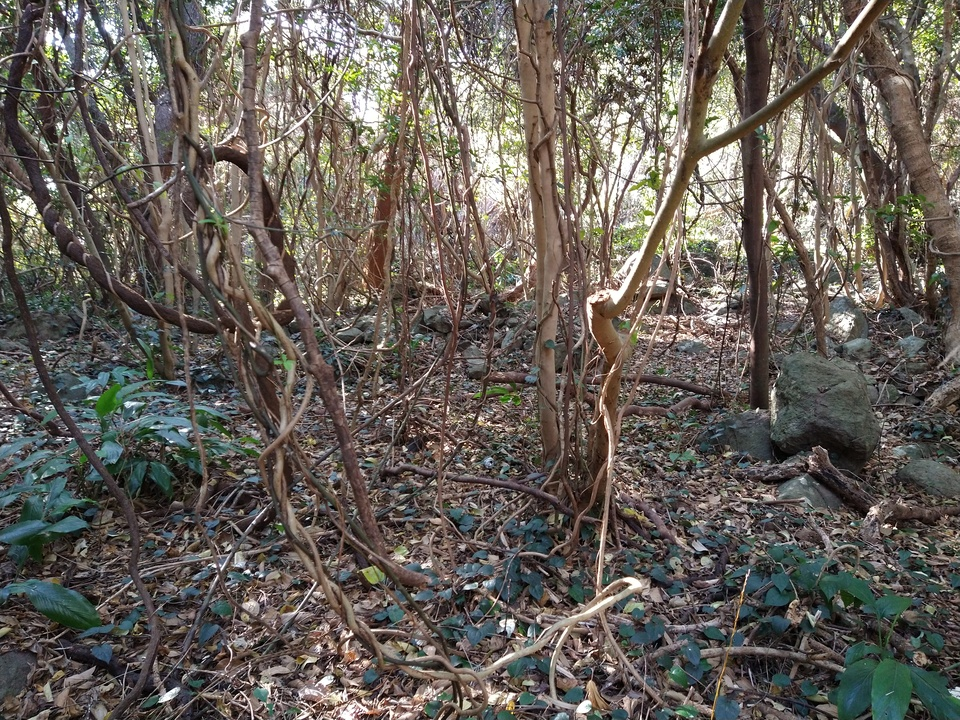
#> input picture original/forest.jpg, 960 x 720 px
$ python filter.py original/forest.jpg
#> lines starting #> are read from the running program, lines starting #| are printed output that depends on the picture
#> further down, pic is the input picture: shape (720, 960, 3); mean R, G, B 100.8, 95.1, 87.5
# 変換ロジックは https://qiita.com/Cartelet/items/5c1c012c132be3aa9608 を参考にした

from PIL import Image

import matplotlib.pyplot as plt
import numpy as np
import cv2
import sys

# (PIC: 元画像、R: 正方形領域の一辺)
def kuwahara(pic,r=5):
#> called with r = 5
    h,w,_=pic.shape
#> h = 720; w = 960
    pic=np.pad(pic,((r,r),(r,r),(0,0)),"edge")
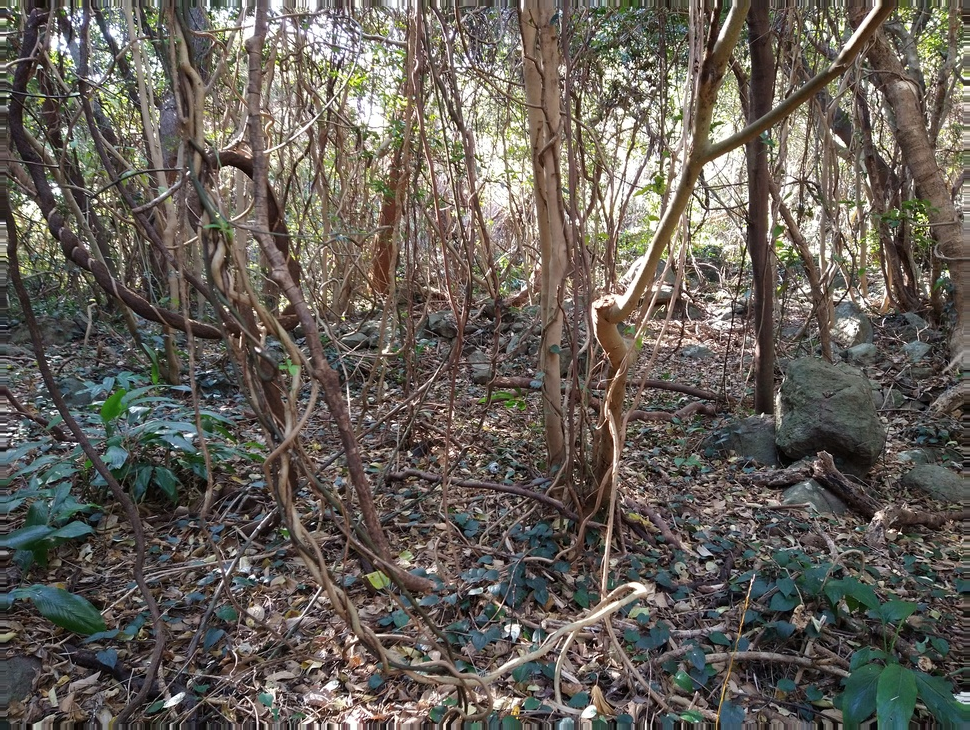
#> pic: shape (730, 970, 3); mean of channels 0, 1, 2 100.6, 95, 87.5; drawn as R, G, B
    ave,var=cv2.integral2(pic)
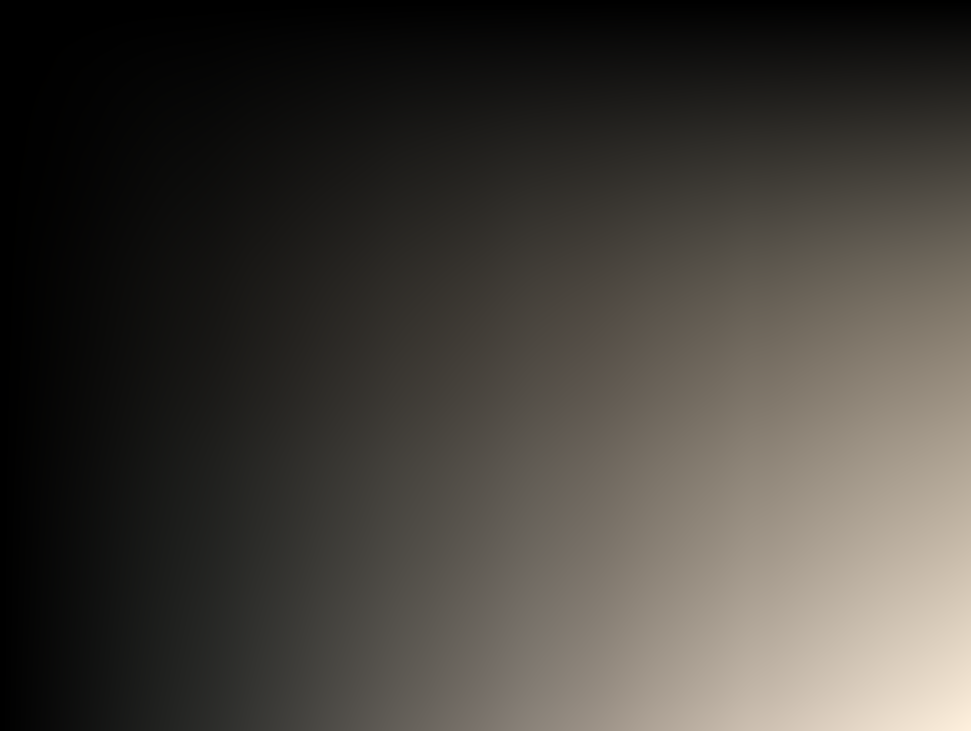
#> ave: shape (731, 971, 3) int32; mean of channels 0, 1, 2 19161558, 18133210.1, 16571874.5; drawn with min black and max white
    # 平均値の一括計算
    ave=(ave[:-r-1,:-r-1]+ave[r+1:,r+1:]-ave[r+1:,:-r-1]-ave[:-r-1,r+1:])/(r+1)**2
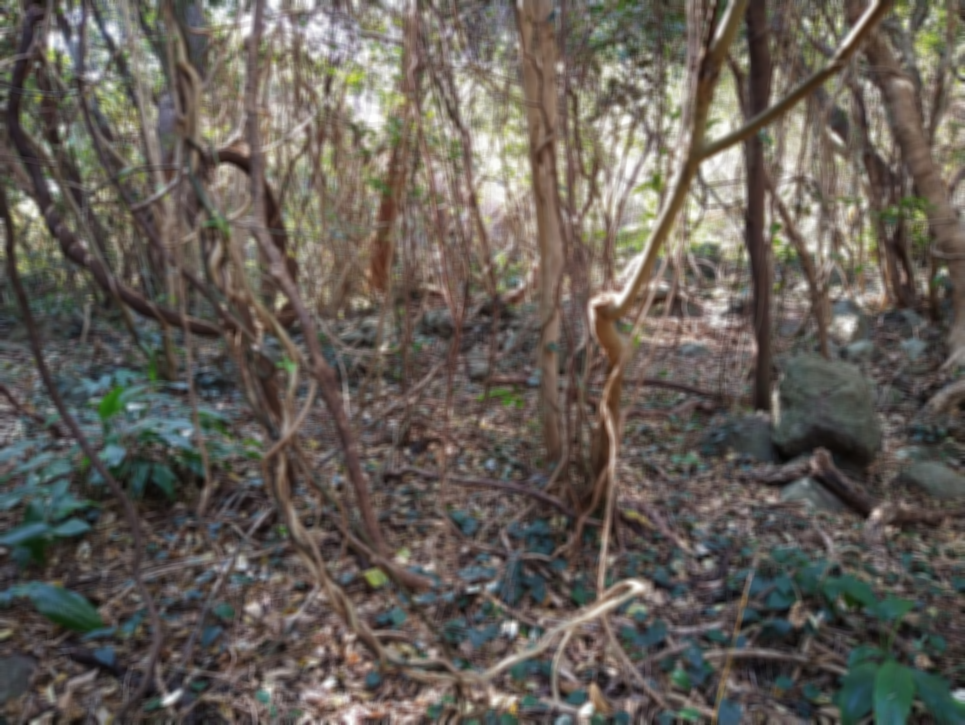
#> ave: shape (725, 965, 3) float64; mean of channels 0, 1, 2 100.7, 95, 87.5; drawn as R, G, B
    # 分散の一括計算
    var=((var[:-r-1,:-r-1]+var[r+1:,r+1:]-var[r+1:,:-r-1]-var[:-r-1,r+1:])/(r+1)**2-ave**2).sum(axis=2)
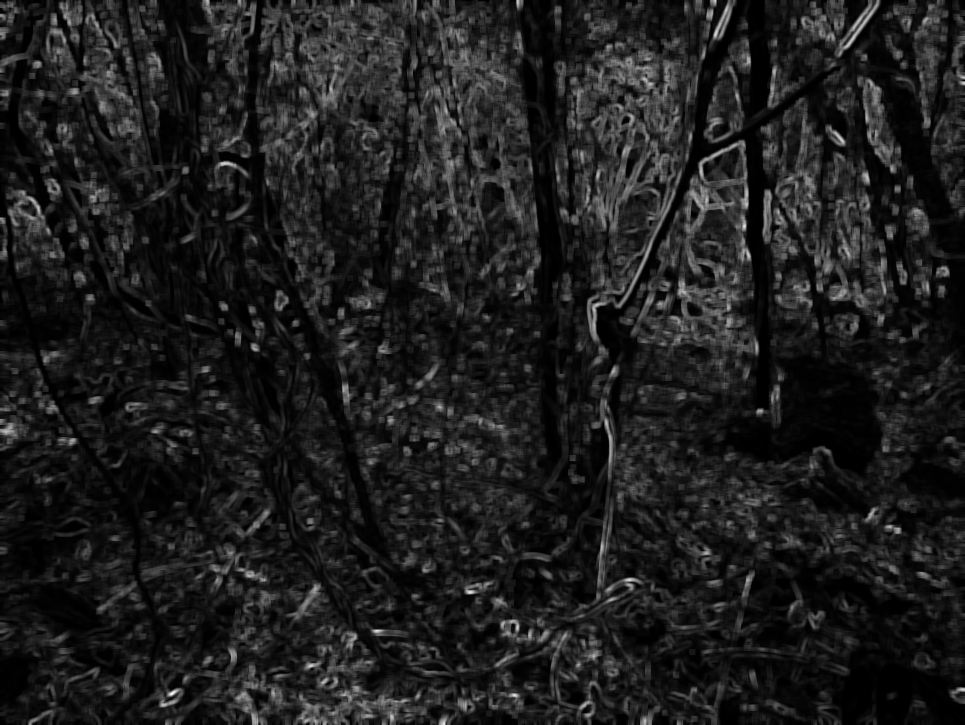
#> var: shape (725, 965) float64; min 0, max 31074, mean 3725.2; drawn with min black and max white

    def filt(i,j):
        return np.array([ave[i,j],ave[i+r,j],ave[i,j+r],ave[i+r,j+r]])[(np.array([var[i,j],var[i+r,j],var[i,j+r],var[i+r,j+r]]).argmin(axis=0).flatten(),j.flatten(),i.flatten())].reshape(w,h,_).transpose(1,0,2)
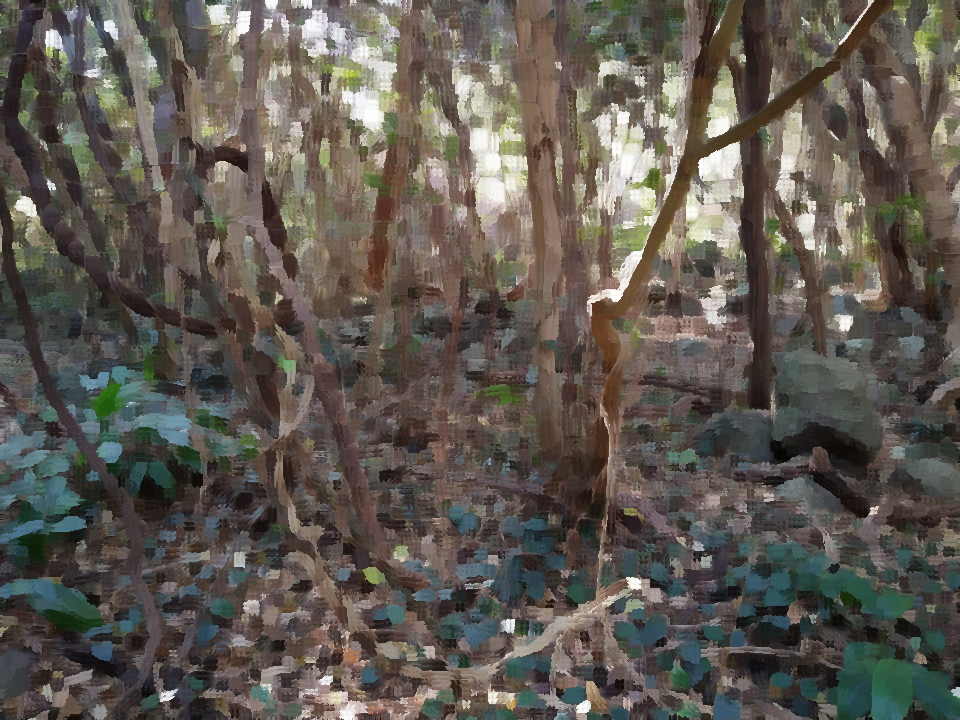
#> returned value: shape (720, 960, 3) float64; mean of channels 0, 1, 2 95, 89.6, 82.3; drawn as R, G, B
    # 色の決定
    filtered_pic = filt(*np.meshgrid(np.arange(h),np.arange(w))).astype(pic.dtype)
    return filtered_pic

args = sys.argv
input = args[1]

pic = np.array(plt.imread(input))
filtered_pic = kuwahara(pic,5)
filtered_pic = np.clip(filtered_pic, 0, 1)  # 値を0〜1にクリップ
#> filtered_pic: shape (720, 960, 3); every value is 1
filtered_pic = (filtered_pic * 255).astype(np.uint8)
#> filtered_pic: shape (720, 960, 3); every value is 255
filtered_image = Image.fromarray(filtered_pic)
filtered_image.save(input)
